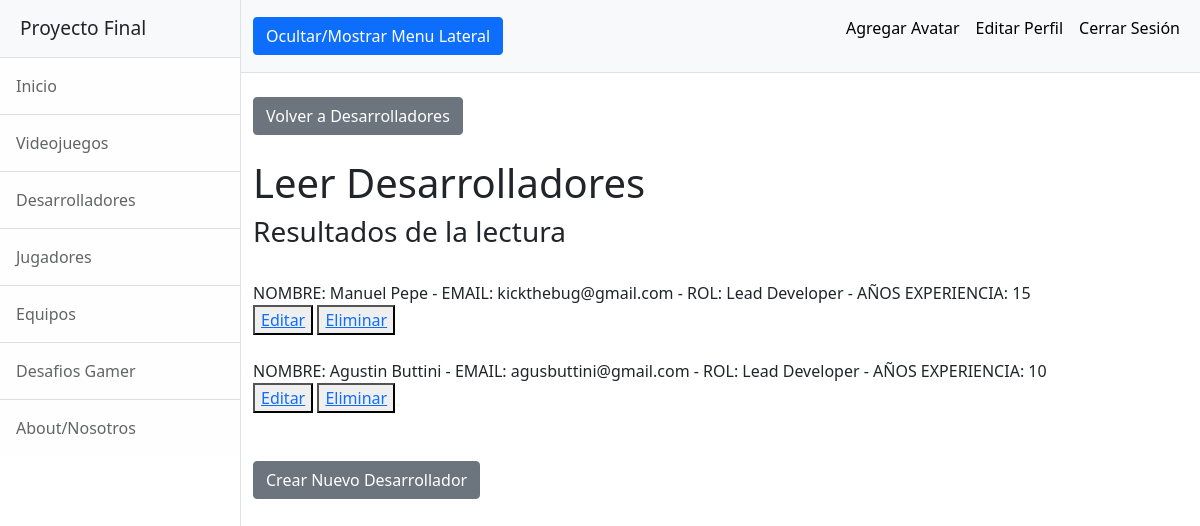
The page /AppFinal/desarroladoresLeer (signed in) on the database as committed earlier.
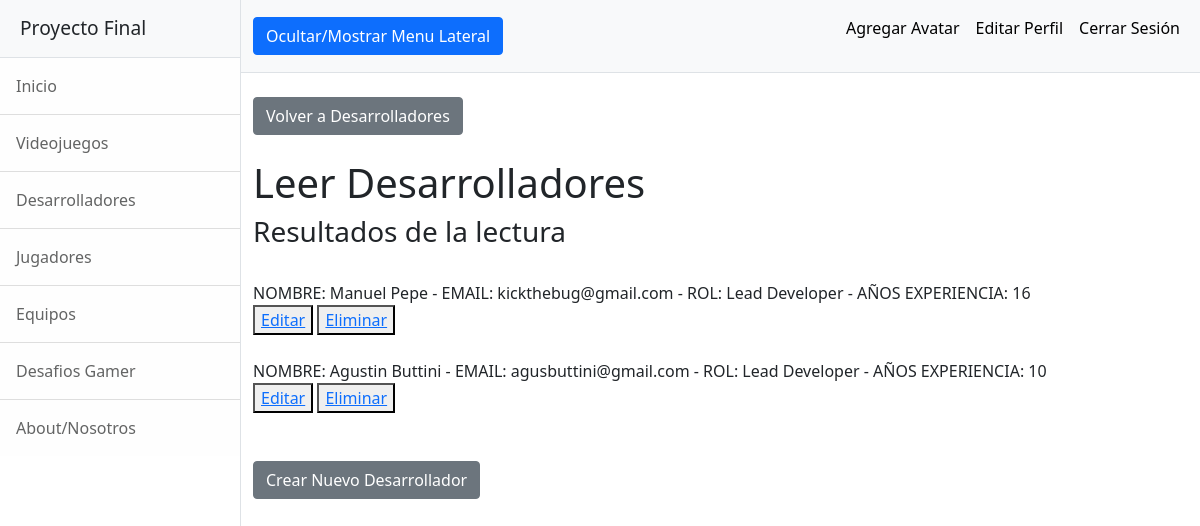
The same page on the database as committed later.
### AppFinal/models.py (models this page shows)
class Desarrollador(models.Model):
    nombre = models.CharField(max_length = 40)
    email = models.EmailField()
    rol = models.CharField(max_length = 40)
    años_experiencia = models.IntegerField()
    def __str__(self):
        return f"NOMBRE: {self.nombre} - EMAIL: {self.email} - ROL: {self.rol} - AÑOS EXPERIENCIA: {self.años_experiencia}"

### AppFinal/views.py (the view)
# urls.py: path('desarroladoresLeer', views.desarrolladoresLeer, name="DesarrolladoresLeer"),
@login_required
def desarrolladoresLeer(request):
    desarrolladores = Desarrollador.objects.all()
    contexto = {"desarrolladores":desarrolladores}
    return render(request, "AppFinal/desarrolladoresLeer.html", contexto)

### AppFinal/templates/AppFinal/desarrolladoresLeer.html
{% extends "AppFinal/padre.html" %}
{% load static %}
{% block dynamicContent %}
    <div class="container-fluid">
        <br><a class="btn btn-secondary" href="{% url 'Desarrolladores' %}">Volver a Desarrolladores</a>
        <h1 class="mt-4">Leer Desarrolladores</h1>
        <h3>Resultados de la lectura</h3><br>
        {% for desarrollador in desarrolladores %}
            {{desarrollador}}<br>
            <button><a href="{% url 'DesarrolladoresEditar' desarrollador.nombre %}">Editar</a></button>
            <button><a href="{% url 'DesarrolladoresEliminar' desarrollador.nombre %}">Eliminar</a></button><br><br>
        {% endfor %}
        <br><a class="btn btn-secondary" href="{% url 'DesarrolladoresFormulario' %}">Crear Nuevo Desarrollador</a>
    </div>
{% endblock %}

Rows that differ between the two databases and show on the page:
changed Desarrollador: nombre+email+rol "NOMBRE: Manuel Pepe - EMAIL: kickthebug@gmail.com - ROL: Lead Developer - AÑOS EXPERIENCIA: 15" → "NOMBRE: Manuel Pepe - EMAIL: kickthebug@gmail.com - ROL: Lead Developer - AÑOS EXPERIENCIA: 16"
